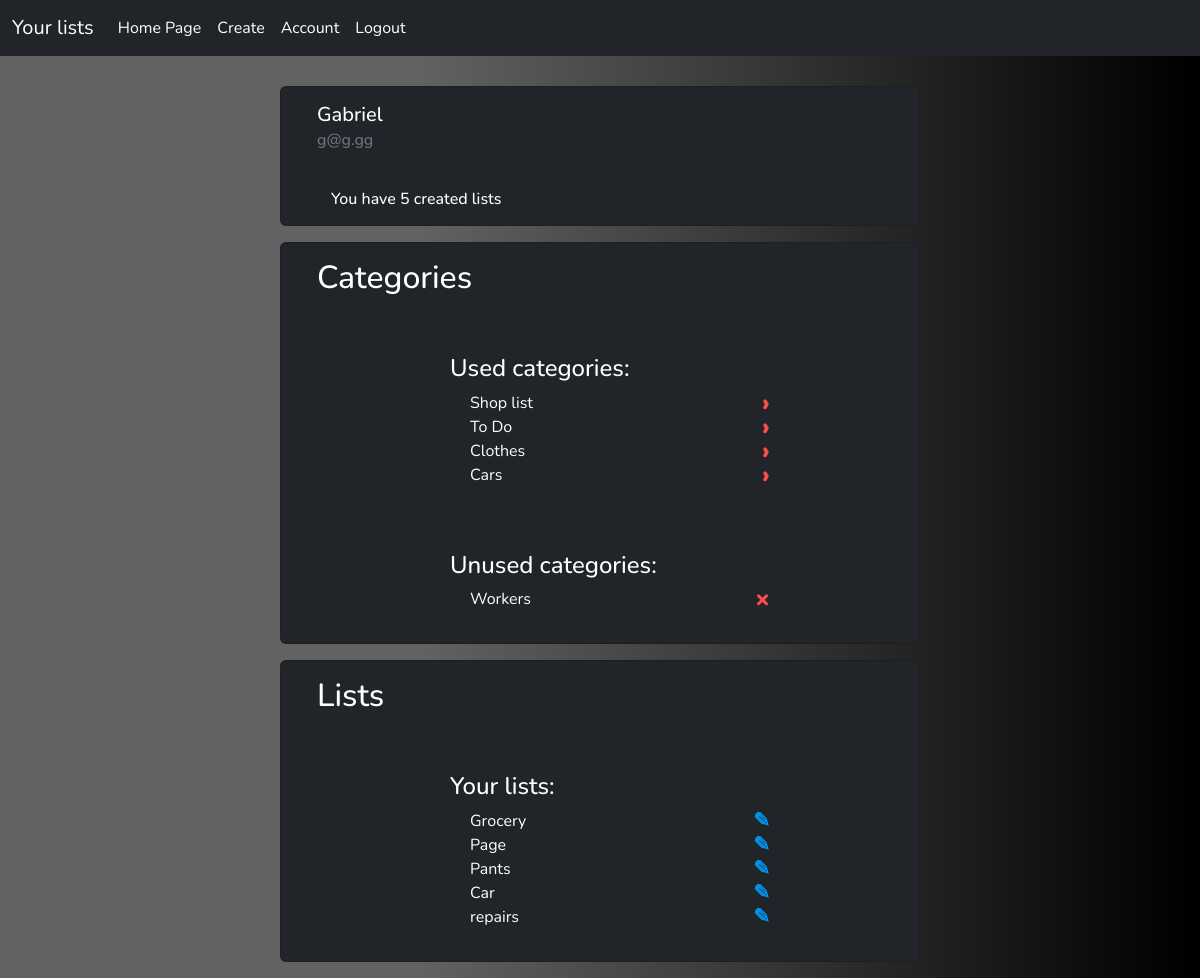
Before: /account/ (signed in) with the older database file.
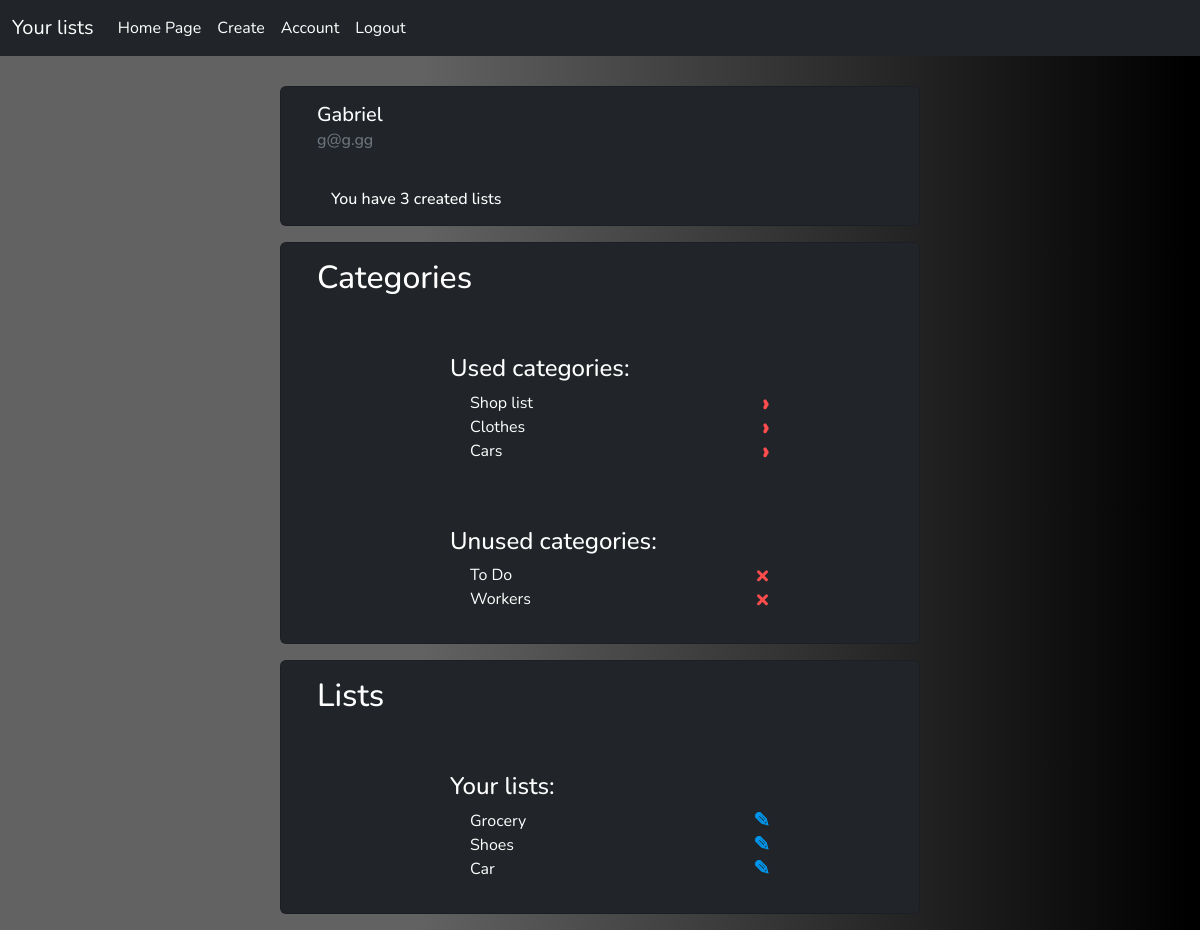
After: the same page with the newer database file.
### lists/models.py (models this page shows, shortened)
class Category(models.Model):
    name = models.CharField(max_length=50, null=False, blank=False)
    user = models.ForeignKey(User, on_delete=models.CASCADE, null=True)

class List(models.Model):
    category = models.ForeignKey(Category, on_delete=models.SET_NULL, null=True, blank=True)
    name = models.CharField(max_length=50, null=False)

### lists/views.py (the view)
# urls.py: path("account/", views.userDetail, name="account"),
@login_required()
def userDetail(request):
    user = request.user
    lists = List.objects.filter(category__user=user)
    categories = Category.objects.filter(user=user)
    context = {'lists': lists, 'categories': categories}
    return render(request, "lists/user.html", context)

### lists/templates/lists/user.html (shortened to what this page needs)
<!DOCTYPE html>
<html lang="en">
<head>
    {% extends 'lists/main.html' %}
    {% block content %}
</head>
<body>
     <div class="card bg-dark text-white mx-auto my-3 card-position">
        <div class="card-body">
            <h5 class="card-title capitalize">{{request.user}}</h5>
            <h6 class="card-subtitle mb-2 text-muted">{{request.user.email}}</h6>
        </div>
         <h6 class="card-text my-3 list-counter">You have {{ lists.count }} created lists</h6>
    </div>
    <div class="card bg-dark text-white mx-auto my-3 card-position">
        <div class="card-body">
            <h2 class="card-title">Categories</h2>
        </div>
        <div class="card bg-dark text-white mx-auto my-3 border-0 width20">
            <div class="card-text my-3">
                    <h4> Used categories: </h4>
                        {% for category in categories %}
                            <div class="list-group-item bg-dark text-white icon-position">
                                    {% if category.list_set.count > 0 %}
                                        {{category.name}}
                                    <a class="delete-link" href="{% url 'lists' %}?category={{category.name}}">&#8250;</a>
                                    {% endif %}
                            </div>
                        {% endfor %}
                </div>
            </div>
        <form method="POST" action="">
            <div class="card bg-dark text-white mx-auto my-3 border-0 width20">
                <div class="card-text my-3">
                    <h4> Unused categories: </h4>
                        {% for category in categories %}
                            <div class="list-group-item bg-dark text-white icon-position">
                                {% if category.list_set.count == 0 %}
                                    {{category.name}}
                                    <a class="delete-link" href="{% url 'delete-category' category.id %}">&#215;</a>
                                {% endif %}
                            </div>
                        {% endfor %}
                </div>
            </div>
        </form>
    </div>
    <div class="card bg-dark text-white mx-auto my-3 card-position">
        <div class="card-body">
            <h2 class="card-title">Lists</h2>
        </div>
        <div class="card bg-dark text-white mx-auto my-3 border-0 width20">
            <div class="card-text my-3">
                    <h4> Your lists: </h4>
                        {% for list in lists %}
                            <div class="list-group-item bg-dark text-white icon-position">
                                    {{list.name}}
                                    <a class="update-link" href="{% url 'update' list.id %}">&#9998;</a>
                            </div>
                        {% endfor %}
                </div>
            </div>
    </div>
</body>
</html>
{% endblock %}

Changed rows visible on the page:
removed List: name "Page"
removed List: name "repairs"
shown differently, row unchanged: Category "To Do": moves from the list under "Used categories:" to the list under "Unused categories:"
changed List: name "Pants" → "Shoes"
Other visible differences:
{{ lists.count }}: "5" → "3"
